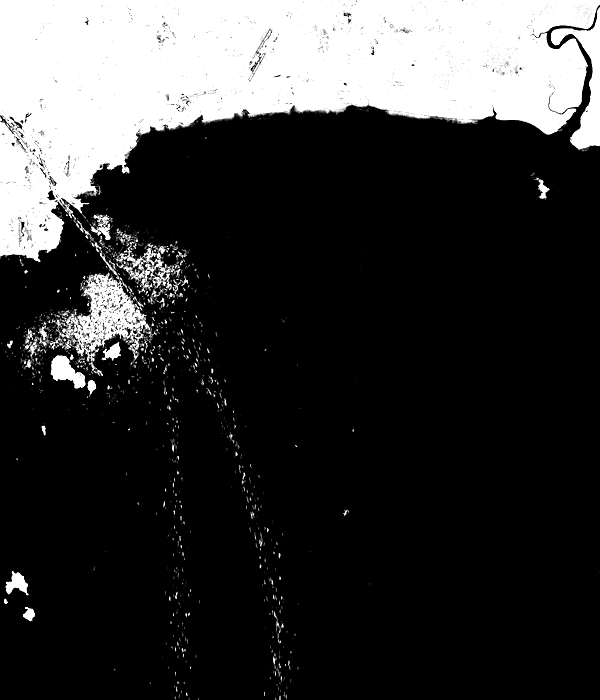
#> input picture data/input_images/sample_panama_canal_cfar_ready.png, 600 x 700 px
$ python main.py --input ../data/input_images/sample_panama_canal_cfar_ready.png
#> lines starting #> are read from the running program, lines starting #| are printed output that depends on the picture
### src/io_utils.py

from __future__ import annotations

from pathlib import Path
from typing import Optional, Tuple
import numpy as np
from PIL import Image

try:
    import tifffile  # type: ignore
except Exception:
    tifffile = None


def load_image_grayscale(path: str | Path) -> np.ndarray:
    path = Path(path)
    suffix = path.suffix.lower()
    if suffix in {".tif", ".tiff"} and tifffile is not None:
        arr = tifffile.imread(str(path))
    else:
        with Image.open(path) as im:
#> im is the input picture: PIL image 600x700 L; min 0, max 255, mean 55.4
            arr = np.array(im)

    if arr.ndim == 3:
        # RGB/RGBA to gray
        arr = arr[..., :3].astype(np.float32)
        arr = 0.2989 * arr[..., 0] + 0.5870 * arr[..., 1] + 0.1140 * arr[..., 2]

    arr = np.asarray(arr, dtype=np.float32)
    arr = np.nan_to_num(arr, nan=0.0, posinf=0.0, neginf=0.0)
    return arr


def log_normalize_for_processing(arr: np.ndarray, eps: float = 1e-6) -> np.ndarray:
#> called with eps = 1e-06
    arr = np.maximum(arr.astype(np.float32), 0.0)
    arr = np.log1p(arr + eps)
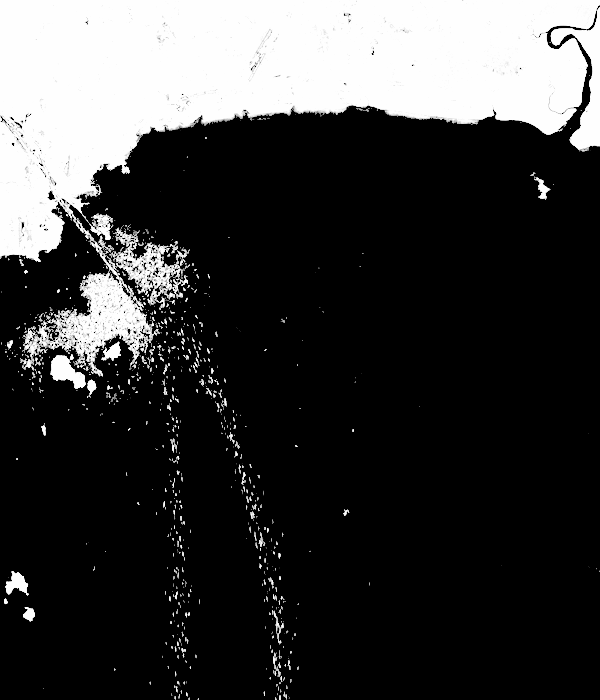
#> arr: shape (700, 600) float32; min 1e-06, max 5.55, mean 1.28; drawn with min black and max white
    p1 = float(np.percentile(arr, 1.0))
#> p1 = 1e-06
    p99 = float(np.percentile(arr, 99.5))
#> p99 = 5.55
    if p99 <= p1:
        p99 = p1 + 1.0
    arr = np.clip((arr - p1) / (p99 - p1), 0.0, 1.0)
    return arr.astype(np.float32)


# [9 lines left out: function downscale_for_display, not called in this run]


def save_grayscale_png(arr: np.ndarray, path: str | Path) -> None:
    path = Path(path)
    path.parent.mkdir(parents=True, exist_ok=True)
    im = Image.fromarray((np.clip(arr, 0, 1) * 255).astype(np.uint8))
    im.save(path)


def save_chip(chip: np.ndarray, path: str | Path) -> None:
    save_grayscale_png(chip, path)

### src/backend.py

from __future__ import annotations

from dataclasses import dataclass
from typing import Any
import numpy as np

try:
    import cupy as cp  # type: ignore
    CUPY_AVAILABLE = True
except Exception:  # pragma: no cover
    cp = None
    CUPY_AVAILABLE = False


@dataclass
class ArrayBackend:
    use_gpu: bool = False

    def __post_init__(self) -> None:
        self.xp = cp if (self.use_gpu and CUPY_AVAILABLE) else np
        self.on_gpu = self.xp is not np

    def asarray(self, arr: Any):
        return self.xp.asarray(arr)

    # [4 lines left out: function to_numpy, not called in this run]

    def synchronize(self) -> None:
        if self.on_gpu:
            cp.cuda.Stream.null.synchronize()

    # [10 lines left out: functions new_event, elapsed_event_seconds, not called in this run]

### src/cfar.py

from __future__ import annotations

from dataclasses import dataclass
from typing import Dict, Tuple
import time
import numpy as np

from .backend import ArrayBackend


@dataclass
class CFARConfig:
    guard_cells: int = 4
    training_cells: int = 12
    pfa: float = 1e-4
    threshold_scale: float = 1.0
    censor: bool = False
    censor_percentile: float = 99.5
    min_training_cells: int = 32


# [4 lines left out: function ca_cfar_alpha, not called in this run]


def _integral_image(xp, arr):
    return xp.cumsum(xp.cumsum(arr, axis=0), axis=1)


# [10 lines left out: function _rect_sum, not called in this run]


def run_cfar_tile(tile: np.ndarray, cfg: CFARConfig, backend: ArrayBackend) -> Tuple[np.ndarray, Dict[str, float]]:
    xp = backend.xp
    tile_x = backend.asarray(tile.astype(np.float32))

    event_start = backend.new_event()
    event_end = backend.new_event()
    if event_start is not None:
        event_start.record()
    wall_start = time.perf_counter()

    proc = tile_x
    if cfg.censor:
        clip_val = xp.percentile(proc, cfg.censor_percentile)
        proc = xp.minimum(proc, clip_val)

    h, w = proc.shape
    yy, xx = xp.meshgrid(xp.arange(h), xp.arange(w), indexing="ij")

    tr = cfg.training_cells
    gd = cfg.guard_cells
    r_outer = tr + gd
    r_inner = gd

    top_o = xp.maximum(yy - r_outer, 0)
    left_o = xp.maximum(xx - r_outer, 0)
    bottom_o = xp.minimum(yy + r_outer, h - 1)
    right_o = xp.minimum(xx + r_outer, w - 1)

    top_i = xp.maximum(yy - r_inner, 0)
    left_i = xp.maximum(xx - r_inner, 0)
    bottom_i = xp.minimum(yy + r_inner, h - 1)
    right_i = xp.minimum(xx + r_inner, w - 1)

    sat = _integral_image(xp, proc)
    ones = xp.ones_like(proc, dtype=xp.float32)
    sat_count = _integral_image(xp, ones)

    outer_sum = _rect_sum(xp, sat, top_o, left_o, bottom_o, right_o)
    outer_count = _rect_sum(xp, sat_count, top_o, left_o, bottom_o, right_o)
    inner_sum = _rect_sum(xp, sat, top_i, left_i, bottom_i, right_i)
    inner_count = _rect_sum(xp, sat_count, top_i, left_i, bottom_i, right_i)

    train_sum = outer_sum - inner_sum
    train_count = outer_count - inner_count
    train_count = xp.maximum(train_count, 1.0)

    mu = train_sum / train_count
    nominal_n = int((2 * (tr + gd) + 1) ** 2 - (2 * gd + 1) ** 2)
    alpha = cfg.threshold_scale * ca_cfar_alpha(max(nominal_n, cfg.min_training_cells), cfg.pfa)

    det = (tile_x > (alpha * mu)) & (train_count >= cfg.min_training_cells)

    # suppress border where window is incomplete
    valid = (yy >= r_outer) & (yy < h - r_outer) & (xx >= r_outer) & (xx < w - r_outer)
    det &= valid

    wall_end = time.perf_counter()
    gpu_seconds = 0.0
    if event_end is not None:
        event_end.record()
        gpu_seconds = backend.elapsed_event_seconds(event_start, event_end)
    backend.synchronize()

    return backend.to_numpy(det).astype(np.uint8), {
        "wall_seconds": float(wall_end - wall_start),
        "gpu_event_seconds": float(gpu_seconds),
    }

### src/tiling.py

from __future__ import annotations

from dataclasses import dataclass
from typing import Iterator, Tuple
import numpy as np


@dataclass
class TileSpec:
    y0: int
    y1: int
    x0: int
    x1: int
    core_y0: int
    core_y1: int
    core_x0: int
    core_x1: int


def generate_tiles(h: int, w: int, tile_size: int, overlap: int) -> Iterator[TileSpec]:
    step = max(1, tile_size - 2 * overlap)
    ys = list(range(0, h, step))
    xs = list(range(0, w, step))
    for y in ys:
        for x in xs:
            y0 = max(0, y - overlap)
            x0 = max(0, x - overlap)
            y1 = min(h, y + step + overlap)
            x1 = min(w, x + step + overlap)

            core_y0 = y
            core_x0 = x
            core_y1 = min(h, y + step)
            core_x1 = min(w, x + step)

            yield TileSpec(y0=y0, y1=y1, x0=x0, x1=x1,
                           core_y0=core_y0, core_y1=core_y1,
                           core_x0=core_x0, core_x1=core_x1)


# [8 lines left out: function paste_core, not called in this run]

### src/main.py

from __future__ import annotations

import argparse
import json
import time
from pathlib import Path
import numpy as np

from .backend import ArrayBackend, CUPY_AVAILABLE
from .cfar import CFARConfig, run_cfar_tile
from .detections import extract_detections, save_detections_csv
from .io_utils import load_image_grayscale, log_normalize_for_processing, save_grayscale_png
from .synthetic_sar import create_synthetic_example, generate_synthetic_sar
from .tiling import generate_tiles, paste_core
from .visualization import save_overlay, save_chips, save_html_viewer


def parse_args() -> argparse.Namespace:
    parser = argparse.ArgumentParser(description="GPU/CPU tiled SAR ship detection with CFAR and optional censoring.")
    parser.add_argument("--input", type=str, default="", help="Path to input image (.png/.jpg/.tif/.tiff).")
    parser.add_argument("--mode", type=str, default="real", choices=["real", "synthetic"])
    parser.add_argument("--output_dir", type=str, default="results")
    parser.add_argument("--use_gpu", type=int, default=1)
    parser.add_argument("--tile_size", type=int, default=1536)
    parser.add_argument("--overlap", type=int, default=96)
    parser.add_argument("--guard_cells", type=int, default=4)
    parser.add_argument("--training_cells", type=int, default=12)
    parser.add_argument("--pfa", type=float, default=1e-4)
    parser.add_argument("--threshold_scale", type=float, default=1.0)
    parser.add_argument("--censor", type=int, default=1)
    parser.add_argument("--censor_percentile", type=float, default=99.5)
    parser.add_argument("--min_area", type=int, default=6)
    parser.add_argument("--chip_pad", type=int, default=16)
    parser.add_argument("--synthetic_size", type=int, default=1024)
    parser.add_argument("--synthetic_targets", type=int, default=12)
    parser.add_argument("--seed", type=int, default=0)
    return parser.parse_args()


def build_input(args: argparse.Namespace) -> tuple[np.ndarray, str]:
    if args.mode == "synthetic":
        img, _ = generate_synthetic_sar(height=args.synthetic_size, width=args.synthetic_size,
                                        num_targets=args.synthetic_targets, seed=args.seed)
        return img, f"synthetic_{args.synthetic_size}"
    if not args.input:
        raise ValueError("For mode=real, please provide --input.")
    raw = load_image_grayscale(args.input)
    proc = log_normalize_for_processing(raw)
    return proc, Path(args.input).name


def main() -> None:
    args = parse_args()
    output_dir = Path(args.output_dir)
    output_dir.mkdir(parents=True, exist_ok=True)

    overall_start = time.perf_counter()
    image, image_name = build_input(args)
#> image_name = 'sample_panama_canal_cfar_ready.png'

    save_grayscale_png(image, output_dir / "normalized_input.png")

    backend = ArrayBackend(use_gpu=bool(args.use_gpu))
    cfg = CFARConfig(
        guard_cells=args.guard_cells,
        training_cells=args.training_cells,
        pfa=args.pfa,
        threshold_scale=args.threshold_scale,
        censor=bool(args.censor),
        censor_percentile=args.censor_percentile,
    )

    h, w = image.shape
#> h = 700; w = 600
    global_mask = np.zeros((h, w), dtype=np.uint8)

    tile_records = []
    for idx, spec in enumerate(generate_tiles(h, w, args.tile_size, args.overlap), start=1):
        tile = image[spec.y0:spec.y1, spec.x0:spec.x1]
        tile_mask, metrics = run_cfar_tile(tile, cfg, backend)
        paste_core(global_mask, tile_mask, spec)
        tile_records.append({
            "tile_index": idx,
            "y0": spec.y0, "y1": spec.y1, "x0": spec.x0, "x1": spec.x1,
            "core_y0": spec.core_y0, "core_y1": spec.core_y1,
            "core_x0": spec.core_x0, "core_x1": spec.core_x1,
            **metrics
        })
#> global_mask: shape (700, 600); every value is 0
#> after the loop, tile_records = []

    detections = extract_detections(global_mask, image, min_area=args.min_area, dilation=1)

    save_detections_csv(detections, output_dir / "detections.csv")
    save_grayscale_png(global_mask.astype(np.float32), output_dir / "detection_mask.png")
    save_overlay(image, detections, output_dir / "overlay.png")
    save_chips(image, detections, output_dir / "chips", pad=args.chip_pad)
    save_html_viewer(image_name, detections, output_dir / "overlay.png", output_dir / "viewer.html")

    overall_end = time.perf_counter()
    run_metrics = {
        "image_name": image_name,
        "image_height": int(h),
        "image_width": int(w),
        "num_detections": int(len(detections)),
        "use_gpu_requested": bool(args.use_gpu),
        "gpu_available": bool(CUPY_AVAILABLE),
        "gpu_used": bool(backend.on_gpu),
        "overall_wall_seconds": float(overall_end - overall_start),
        "tile_wall_seconds_sum": float(sum(t["wall_seconds"] for t in tile_records)),
        "tile_gpu_event_seconds_sum": float(sum(t["gpu_event_seconds"] for t in tile_records)),
        "config": {
            "tile_size": args.tile_size,
            "overlap": args.overlap,
            "guard_cells": args.guard_cells,
            "training_cells": args.training_cells,
            "pfa": args.pfa,
            "threshold_scale": args.threshold_scale,
            "censor": bool(args.censor),
            "censor_percentile": args.censor_percentile,
            "min_area": args.min_area,
        }
    }

    (output_dir / "run_metrics.json").write_text(json.dumps(run_metrics, indent=2), encoding="utf-8")
    (output_dir / "tile_timing.json").write_text(json.dumps(tile_records, indent=2), encoding="utf-8")

    print(json.dumps(run_metrics, indent=2))
    print(f"Results written to: {output_dir.resolve()}")


if __name__ == "__main__":
    main()
#> (the call stopped at in asarray, `return self.xp.asarray(arr)`: cupy is not available in this run)
